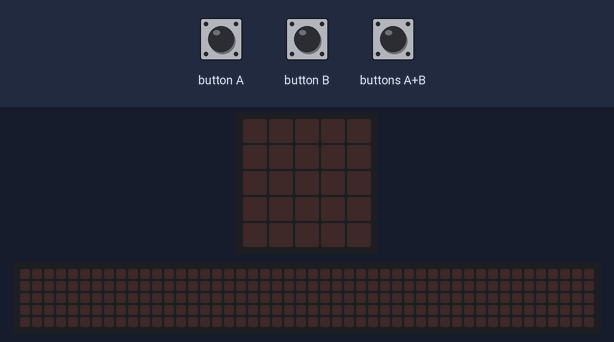
A program run on a simulated BBC micro:bit (MakeCode). On the bench: the board's 5×5 LED display, a strip that is not on the board, showing the scrolling text unrolled. Inputs (shaded band) come from the test bench. The 48×5 strip is a reading aid, not a part: it shows the text the display is scrolling, unrolled, one strip-width of it at a time.

Above: at 1.2 s.
1.3 s: buttons A+B pressed for 0.15 s
At 1.65 s:
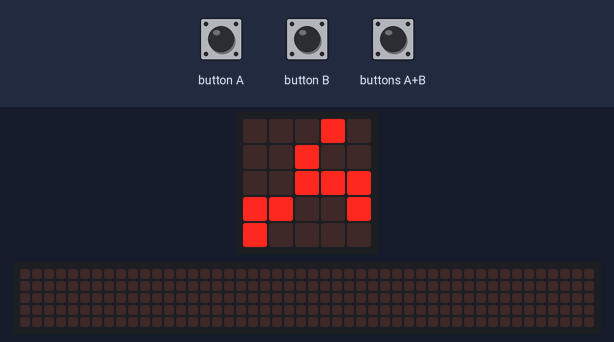
At 4.2 s:
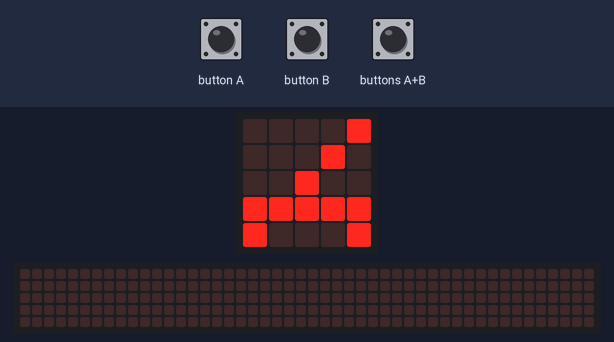
4.4 s: button B pressed for 0.15 s
At 9.9 s:
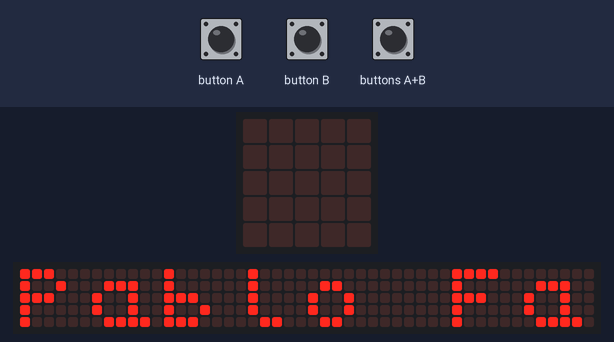

Measured:
- after the input at 1.3 s, the display: changes after 0.15 s (image 1)
- after the input at 4.4 s, the display: first changes after 0.15 s (image 3 shows a later state)
- what the display in image 1 shows lasts 0.4 s, from 1.5 s to 1.9 s
- what the display in image 3 shows lasts 0.6 s, from 9.5 s to 10.1 s

The program:

main.ts
```typescript
input.onButtonPressed(Button.A, function () {
    basic.showString("H")
})
input.onButtonPressed(Button.AB, function () {
    for (let index = 0; index < 2; index++) {
        basic.showLeds(`
            . . . # .
            . . # . .
            . . # # #
            # # . . #
            # . . . .
            `)
        basic.showLeds(`
            . . . . #
            . . . # .
            . . # . .
            # # # # #
            . . . . #
            `)
        basic.showLeds(`
            . . . . #
            . . . # .
            . . # . .
            # # # # #
            # . . . #
            `)
    }
})
input.onButtonPressed(Button.B, function () {
    basic.showString("Pablo Falero")
})
```

test.ts
```typescript
// aquí va el archivo "tests"; esto no se compilará cuando este paquete se utilice como una extensión.
```
